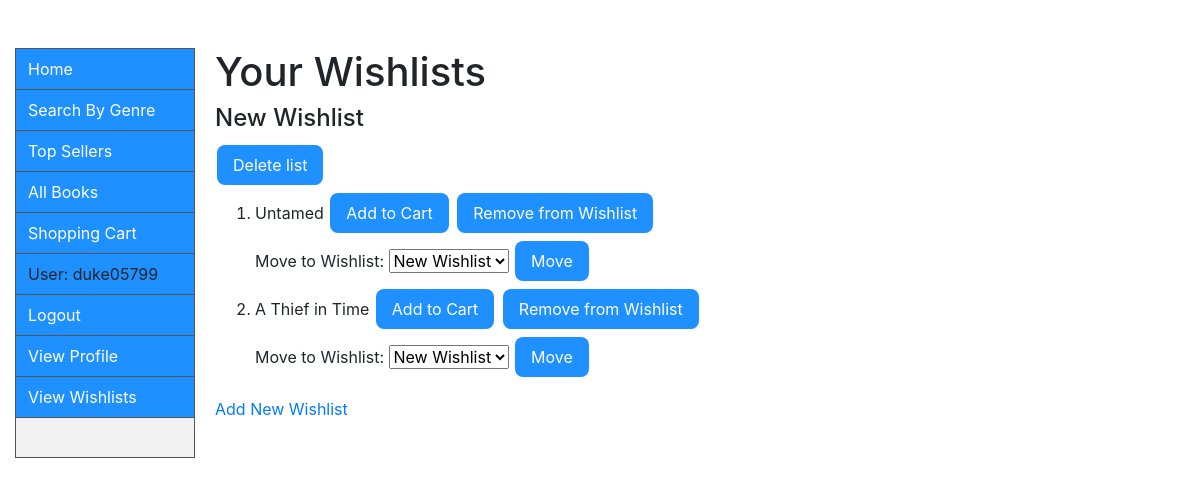
The app's page /search/wishlists/ (signed in) with its own data.
### catalog/models.py (models this page shows, shortened)
class Wishlist(models.Model):
    user = models.ForeignKey(User, on_delete=models.CASCADE)
    books = models.ManyToManyField(Book)
    name = models.CharField(max_length=100, default='New Wishlist')

class Book(models.Model):
    title = models.CharField(max_length=200)
    author = models.ForeignKey('Author', on_delete=models.SET_NULL, null=True)
    publisher = models.CharField(max_length=50, default='Publisher')
    publishing_date = models.DateTimeField()
    summary = models.TextField(
        max_length=1000, help_text='Enter a brief description of the book')
    price = models.FloatField(default="9.99")
    genre = models.ManyToManyField(
        Genre, help_text='Select a genre for this book')
    model_pic = models.ImageField(upload_to='pics/', blank=True, null=True)
    slug = models.SlugField()
    class Meta:
        verbose_name_plural = "books"
    def get_add_to_cart_url(self):
        return reverse('add-to-cart', kwargs={
            'slug': self.slug
        })
    def get_remove_from_wishlist_url(self):
        return reverse('remove-from-wishlist', kwargs={
            'slug': self.slug
        })
    def get_transfer_wishlist_url(self):
        return reverse('transfer-wishlist', kwargs={
            'slug': self.slug
        })

### catalog/views.py (the view)
# urls.py: path('wishlists/', views.WishlistsView.as_view(), name='wishlists'),
class WishlistsView(generic.ListView):
    model = Wishlist
    template_name = 'catalog/wishlists.html'
    queryset = Book.objects.all()
    def get_context_data(self, **kwargs):
        context = super().get_context_data(**kwargs)
        if self.request.user.is_authenticated:
            context['wishlists'] = Wishlist.objects.filter(
                user=self.request.user)
        return context

### catalog/templates/catalog/wishlists.html (shortened to what this page needs)
{% extends "base_generic.html" %}
{% block content %}
{% if user.is_authenticated %}
    <h1>Your Wishlists</h1>
    {% for wishlist in wishlists %}
    <h4>{{ wishlist.name }}</h4> <form action="{% url 'delete-wishlist' %}" method="post">{% csrf_token %} <button type="submit" name="del" value="{{wishlist.id}}" class="button2">Delete list</button></form>
    <ol>
    {% for book in wishlist.books.all %}
    <li>{{ book.title }} <a href="{{book.get_add_to_cart_url}}"> <button type="button" class="button2">Add to Cart</button> </a>
    <a href="{{book.get_remove_from_wishlist_url}}"> <button type="button" class="button2">Remove from Wishlist</button> </a>
        <form action="{{book.get_transfer_wishlist_url}}" method="post">
            Move to Wishlist:
            <select name="wish">
                {% for list in wishlists %}
            <option value="{{list.id}}">{{list.name}}</option>
                {% endfor %}
            </select>
            <button type="submit" class="button2">Move</button>
        </form>
    </li>
    {% endfor %}
    </ol>
    {% endfor %}
    <a href="newwish/">Add New Wishlist</a>
    {% else %}
    <h1>Oops!</h1>
    <p>You are not <a href="{% url 'login' %}">logged in</a>.</p>
{% endif %}
{% endblock %}

### catalog/templates/base_generic.html (shortened to what this page needs)
<!DOCTYPE html>
<html lang="en">
<head>
  <link rel="stylesheet" href="https://stackpath.bootstrapcdn.com/bootstrap/4.1.3/css/bootstrap.min.css">
  {% load static %}
  <link rel="stylesheet" href="{% static 'css/styles.css' %}">
</head>
<body style="background-color: white;">
  <div class="container-fluid">
    <div class="row">
      <div class="col-sm-2">
      {% block sidebar %}
        <ul>
          <li><a href="{% url 'index' %}" class="liststyle">Home</a></li>
          <li><a href="{% url 'search' %}" class="liststyle">Search By Genre</a></li>
          <li><a href="{% url 'topsellers' %}" class="liststyle">Top Sellers</a></li>
          <li><a href="{% url 'books' %}" class="liststyle">All Books</a></li>
          {% if user.is_authenticated %}
          <li><a href="{% url 'shoppingcart' %}" class="liststyle">Shopping Cart</a></li>
          <li><a class="liststyle">User: {{ user.get_username }}</a></li>
          <li><a href="{% url 'logout'%}?next={{request.path}}" class="liststyle">Logout</a></li>
          <li><a href="{% url 'profile'%}" class="liststyle">View Profile</a>
          <li><a href="{% url 'wishlists'%}" class="liststyle">View Wishlists</a>
          {% else %}
          <li><a href="{% url 'login'%}" class="liststyle">Login</a></li>
          <li><a href ="{% url 'signup' %}" class="liststyle">Register</a></li>
          {% endif %}
      {% block pagination %}
        {% load test %}
          {% endblock %}
        </ul>
      {% endblock %}
      </div>
      <div class="col-sm-10" id="col-sm-10">{% block content %}{% endblock %}</div>
    </div>
  </div>
</body>
</html>

### catalog/static/css/styles.css (style rules this page uses)
.button2 { background-color: dodgerblue; border: none; border-radius: 8px; color: white; padding: 8px 16px; text-align: center; text-decoration: none; display: inline-block; font-size: 16px; margin: 4px 2px; cursor: pointer; }
ul { list-style-type: none; margin: 0; padding: 0; width: 15%; background-color: #f1f1f1; position: fixed; height: 51.3%; overflow: auto; border: 1px solid #555; }
li a.liststyle { display: block; background-color: dodgerblue; color: white; padding: 8px 12px; text-decoration: none; border-bottom: 1px solid #555; }

### records on screen
Wishlist: name "New Wishlist", {{ wishlist.id }} 12 (drawn)
Book: title "Untamed"
Book: title "A Thief in Time"

### other values on screen
{{ user.get_username }} "duke05799"
form field wish "New Wishlist"
